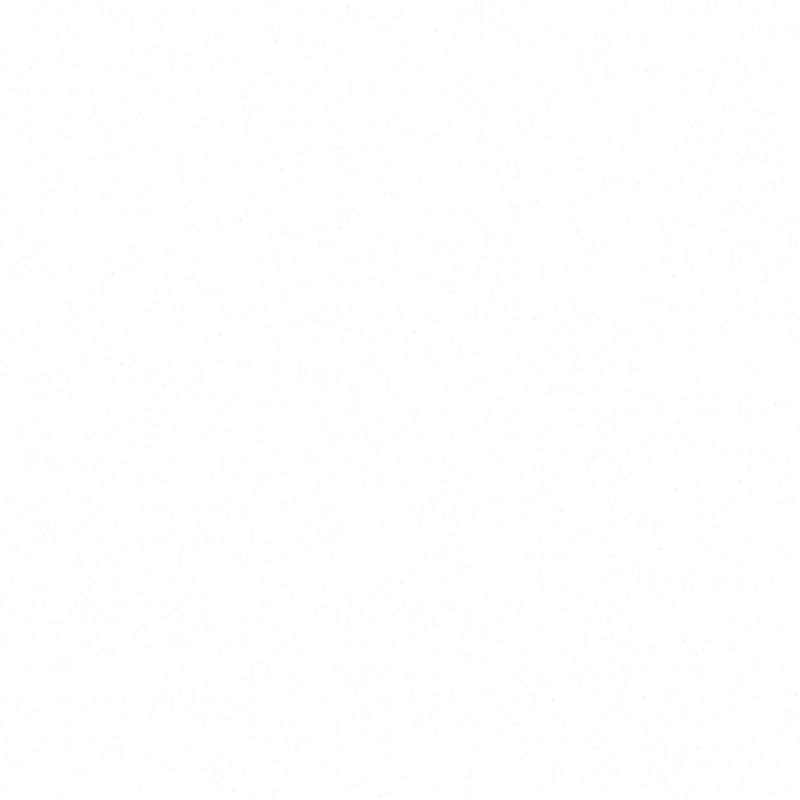
Frame 1 (no input)
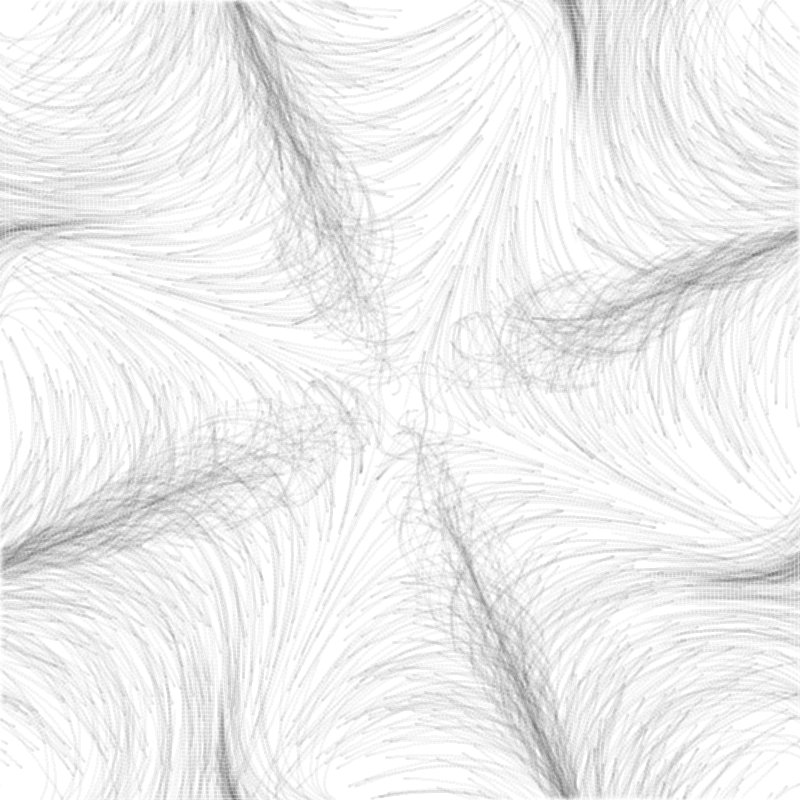
Frame 60 (the mouse pressed at the canvas centre just before this capture)
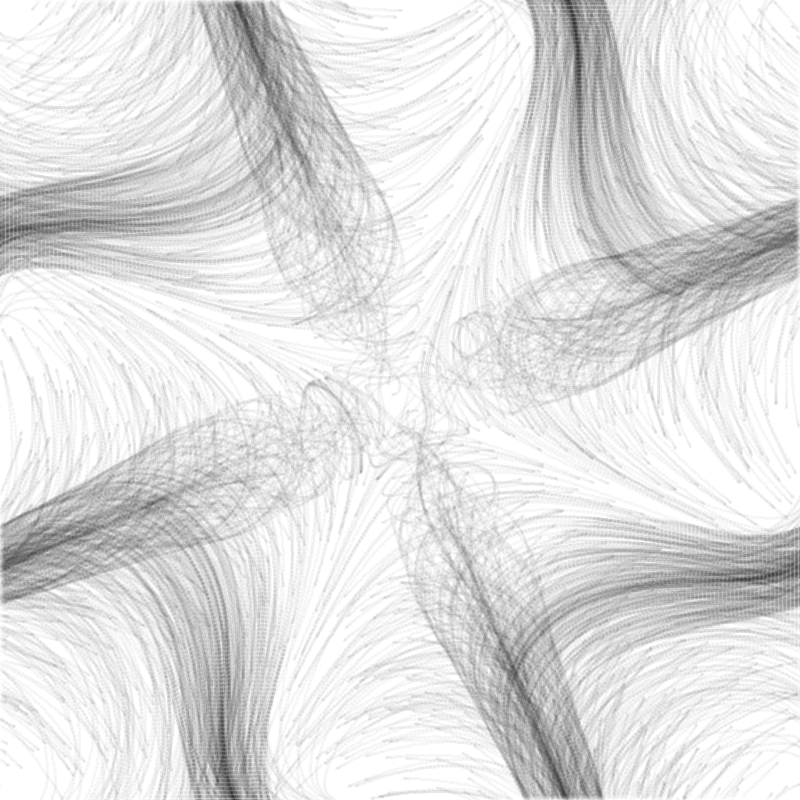
Frame 120 (the mouse held since frame 60 and released just before this capture)

The Processing sketch that drew these frames (run headless with seeded random() and noise(); from frame 60 on, the mouse is pressed at the canvas centre):

// Processing sketch: flow_field_by_raising_the_pvector_to_some_power
// ── flow_field_by_raising_the_pvector_to_some_power.pde
ArrayList<Particle> particles;

void setup() {
  size(800, 800);
  particles = new ArrayList<Particle>();
  for (int i = 0; i < 2000; i++) {
    PVector p = new PVector(random(width), random(height));
    PVector v = new PVector(0, 0);
    PVector a = new PVector(0, 0);
    particles.add(new Particle(p, v, a));
  }
  background(255);
}

void draw() {
  int w = 2;
  int nx = width/w;
  int ny = height/w;
  PVector[][] field = new PVector[ny][nx];
  for (int x = -nx/2; x < nx/2; x += 1) {
    for (int y = -ny/2; y < ny/2; y += 1) {
      PVector ip = new PVector(x*w, y*w);
      PVector op = raise(ip, 3);
      float angle = op.heading();
      PVector v = PVector.fromAngle(angle);
      v.setMag(w/10.0);
      field[y + ny/2][x + nx/2] = v;
    }
  }

  for (Particle p : particles) {
    p.follow(field);
    p.update();
    p.edges();
    p.show();
  }
}


PVector raise(PVector input, float p) {
  //x^2 where x is a complex number
  float power = p;
  float rtopower = pow(input.x*input.x + input.y*input.y, power/2);
  float theta = input.heading();
  float x = rtopower * cos(power * theta);
  float y = rtopower * sin(power * theta);
  return new PVector(x, y);
}

// ── particle.pde
class Particle {
  PVector pos;
  PVector vel;
  PVector acc;
  float maxSpeed = 4;
  PVector prevpos;
  int w = 2;

  Particle(PVector p, PVector v, PVector a) {
    pos = p;
    prevpos = pos.copy();
    vel = v;
    acc = a;
  }
  
  void updateprevpos(){
    prevpos.x = pos.x;
    prevpos.y = pos.y;
  }

  void follow(PVector[][] field) {
    int x = floor(this.pos.x / w);
    int y = floor(this.pos.y / w);
    x = constrain(x, 0, field[0].length - 1);
    y = constrain(y, 0, field.length - 1);
    PVector force = field[x][y];
    this.applyforce(force);
  }

  void edges() {
    if (pos.x > width) { 
      pos.x = 0;
      this.updateprevpos();
    }
    if (pos.x < 0) { 
      pos.x = width;
      this.updateprevpos();
    }
    if (pos.y < 0) { 
      pos.y = height;
      this.updateprevpos();
    }
    if (pos.y > height) { 
      pos.y = 0;
      this.updateprevpos();
    }
  }

  void update() {
    this.vel.add(this.acc);
    this.vel.limit(maxSpeed);
    this.pos.add(this.vel);
    this.acc.mult(0);
  }

  void applyforce(PVector force) {
    this.acc.add(force);
  }

  void show() {
    stroke(0, 5);
    //stroke(map(this.vel.mag(), 0, maxSpeed, 0, 255), 0, 0, 5);
    strokeWeight(3);
    //point(this.pos.x, this.pos.y);
    line(pos.x, pos.y, prevpos.x, prevpos.y);
    this.updateprevpos();
  }
}
